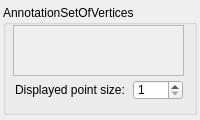
<?xml version="1.0" encoding="UTF-8"?>
<ui version="4.0">
 <class>propAnnotationSetOfVertices</class>
 <widget class="QWidget" name="propAnnotationSetOfVertices">
  <property name="geometry">
   <rect>
    <x>0</x>
    <y>0</y>
    <width>200</width>
    <height>120</height>
   </rect>
  </property>
  <property name="minimumSize">
   <size>
    <width>200</width>
    <height>120</height>
   </size>
  </property>
  <property name="windowTitle">
   <string>Form</string>
  </property>
  <property name="styleSheet">
   <string notr="true"/>
  </property>
  <widget class="QGroupBox" name="annotationSetOfVertices">
   <property name="geometry">
    <rect>
     <x>3</x>
     <y>5</y>
     <width>194</width>
     <height>110</height>
    </rect>
   </property>
   <property name="title">
    <string>AnnotationSetOfVertices</string>
   </property>
   <widget class="QTextEdit" name="info">
    <property name="enabled">
     <bool>false</bool>
    </property>
    <property name="geometry">
     <rect>
      <x>10</x>
      <y>20</y>
      <width>171</width>
      <height>51</height>
     </rect>
    </property>
   </widget>
   <widget class="QLabel" name="label">
    <property name="geometry">
     <rect>
      <x>12</x>
      <y>75</y>
      <width>120</width>
      <height>20</height>
     </rect>
    </property>
    <property name="text">
     <string>Displayed point size:</string>
    </property>
   </widget>
   <widget class="QSpinBox" name="spinPointSize">
    <property name="geometry">
     <rect>
      <x>130</x>
      <y>75</y>
      <width>50</width>
      <height>20</height>
     </rect>
    </property>
    <property name="minimum">
     <number>1</number>
    </property>
    <property name="maximum">
     <number>50</number>
    </property>
   </widget>
  </widget>
 </widget>
 <resources/>
 <connections>
  <connection>
   <sender>spinPointSize</sender>
   <signal>valueChanged(int)</signal>
   <receiver>propAnnotationSetOfVertices</receiver>
   <slot>pointSizeChanged(int)</slot>
   <hints>
    <hint type="sourcelabel">
     <x>157</x>
     <y>89</y>
    </hint>
    <hint type="destinationlabel">
     <x>99</x>
     <y>59</y>
    </hint>
   </hints>
  </connection>
 </connections>
 <slots>
  <slot>pointSizeChanged(int)</slot>
 </slots>
</ui>
